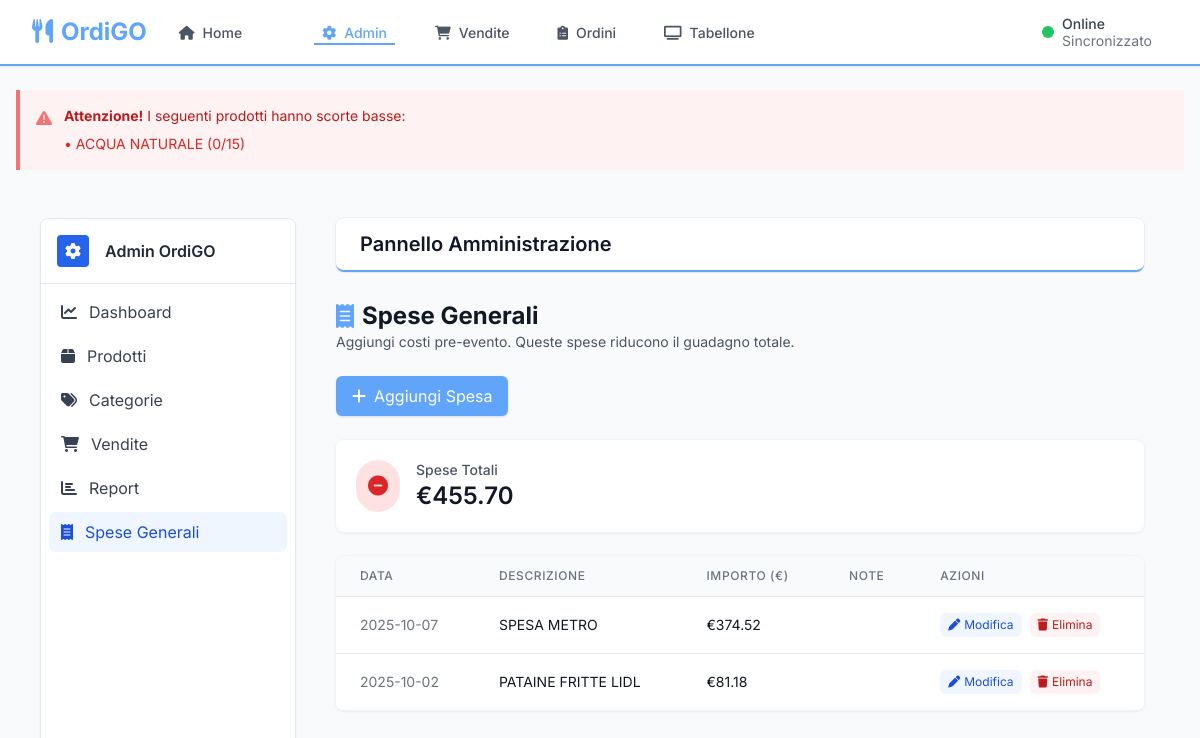
/index.php?route=admin&page=general_expenses, run on the app's committed database.
### tables this page shows
CREATE TABLE products (
            id INTEGER PRIMARY KEY AUTOINCREMENT,
            name VARCHAR(200) NOT NULL,
            description TEXT,
            purchase_price DECIMAL(10,2) NOT NULL,
            category_id INTEGER,
            stock_quantity INTEGER DEFAULT 0,
            min_stock_level INTEGER DEFAULT 5,
            image_url VARCHAR(500),
            active BOOLEAN DEFAULT 1,
            created_at DATETIME DEFAULT CURRENT_TIMESTAMP,
            updated_at DATETIME DEFAULT CURRENT_TIMESTAMP, selling_price DECIMAL(10,2) DEFAULT 0,
            FOREIGN KEY (category_id) REFERENCES categories(id) ON DELETE SET NULL
        );

CREATE TABLE general_expenses (
            id INTEGER PRIMARY KEY AUTOINCREMENT,
            description VARCHAR(200) NOT NULL,
            amount DECIMAL(10,2) NOT NULL,
            notes TEXT,
            created_at DATETIME DEFAULT CURRENT_TIMESTAMP
        , expense_date DATE);

### admin/general_expenses.php (the view, shortened to what the rows shown need)
<?php
$db = Database::getInstance();
$expenses = $db->query("SELECT id, description, amount, notes, expense_date, created_at FROM general_expenses ORDER BY expense_date DESC, created_at DESC")->fetchAll();
?>
<div class="max-w-5xl mx-auto">
    <div class="mb-6">
        <h2 class="text-2xl font-bold text-gray-900 flex items-center">
            <i class="fas fa-receipt mr-2 text-primary"></i>Spese Generali
        </h2>
    </div>
    <div class="bg-white rounded-lg shadow overflow-hidden ring-1 ring-gray-100">
        <table class="min-w-full divide-y divide-gray-200">
            <thead class="bg-gray-50">
                <tr>
                    <th class="px-6 py-3 text-left text-xs font-medium text-gray-500 uppercase tracking-wider">Data</th>
                    <th class="px-6 py-3 text-left text-xs font-medium text-gray-500 uppercase tracking-wider">Descrizione</th>
                    <th class="px-6 py-3 text-left text-xs font-medium text-gray-500 uppercase tracking-wider">Importo (€)</th>
                    <th class="px-6 py-3 text-left text-xs font-medium text-gray-500 uppercase tracking-wider">Note</th>
                    <th class="px-6 py-3 text-left text-xs font-medium text-gray-500 uppercase tracking-wider">Azioni</th>
                </tr>
            </thead>
            <tbody class="bg-white divide-y divide-gray-200">
                <?php foreach ($expenses as $e): ?>
                <tr>
                    <td class="px-6 py-4 whitespace-nowrap text-sm text-gray-500"><?= htmlspecialchars($e['expense_date'] ? date('Y-m-d', strtotime($e['expense_date'])) : date('Y-m-d', strtotime($e['created_at']))) ?></td>
                    <td class="px-6 py-4 whitespace-nowrap text-sm text-gray-900"><?= htmlspecialchars($e['description']) ?></td>
                    <td class="px-6 py-4 whitespace-nowrap text-sm text-gray-900">€<?= number_format($e['amount'], 2) ?></td>
                    <td class="px-6 py-4 whitespace-nowrap text-sm text-gray-500"><?= htmlspecialchars($e['notes'] ?? '') ?></td>
                    <td class="px-6 py-4 whitespace-nowrap text-sm">
                        <div class="flex items-center gap-2">
                            <button type="button" class="inline-flex items-center px-2 py-1 text-xs rounded-md bg-blue-50 text-blue-700 hover:bg-blue-100 edit-expense-btn"
                                data-id="<?= intval($e['id']) ?>"
                                data-description="<?= htmlspecialchars($e['description'], ENT_QUOTES) ?>"
                                data-amount="<?= number_format((float)$e['amount'], 2, '.', '') ?>"
                                data-date="<?= htmlspecialchars(($e['expense_date'] ? date('Y-m-d', strtotime($e['expense_date'])) : date('Y-m-d', strtotime($e['created_at']))), ENT_QUOTES) ?>"
                                data-notes="<?= htmlspecialchars(($e['notes'] ?? ''), ENT_QUOTES) ?>">
                                <i class="fas fa-pen mr-1"></i>Modifica
                            </button>
                            <form method="POST" action="?route=admin&page=general_expenses" class="inline" onsubmit="return confirm('Confermi l\'eliminazione?');">
                                <button type="submit" class="inline-flex items-center px-2 py-1 text-xs rounded-md bg-red-50 text-red-700 hover:bg-red-100">
                                    <i class="fas fa-trash mr-1"></i>Elimina
                                </button>
                            </form>
                        </div>
                    </td>
                </tr>
                <?php endforeach; ?>
            </tbody>
        </table>
    </div>
</div>

### templates/header.php (shortened to what the rows shown need)
<!DOCTYPE html>
<html lang="it">
<head>
    <?php
        $twPath = __DIR__ . '/../assets/tailwind.css';
        $twVer = file_exists($twPath) ? filemtime($twPath) : time();
    ?>
    <link rel="stylesheet" href="<?= asset_path('assets/tailwind.css') . '?v=' . $twVer ?>">
    <script src="https://cdn.tailwindcss.com"></script>
    <link rel="stylesheet" href="https://cdnjs.cloudflare.com/ajax/libs/font-awesome/6.0.0/css/all.min.css">
</head>
<body class="bg-gray-50 min-h-screen text-gray-800 font-sans">
    <nav class="bg-white/90 backdrop-blur-md shadow-sm ring-1 ring-gray-200/60" x-data="{ mobileOpen: false }" @keydown.escape="mobileOpen = false" style="border-bottom: 2px solid #60a5fa;">
        <div class="max-w-7xl mx-auto px-4 sm:px-6 lg:px-8">
            <div class="flex justify-between h-16">
                <div class="flex items-center">
                    <div class="flex-shrink-0">
                        <h1 class="text-2xl font-bold text-primary">
                            <i class="fas fa-utensils mr-2"></i>OrdiGO
                        </h1>
                    </div>
                </div>
            </div>
        </div>
    </nav>
    <main class="<?= ($route == 'admin') ? 'py-6 px-4' : 'max-w-7xl mx-auto py-6 sm:px-6 lg:px-8' ?>">
        <div id="global-low-stock-root">
        <?php
        try {
            $db = getDB();
            $stmt = $db->query("
                SELECT name, stock_quantity, min_stock_level
                FROM products
                WHERE stock_quantity <= min_stock_level AND active = 1
            ");
            $scorte_basse = $stmt->fetchAll();
            if (!empty($scorte_basse)): ?>
                <div class="mb-6 bg-red-50 border-l-4 border-red-400 p-4">
                    <div class="flex">
                        <div class="ml-3">
                            <ul id="global-low-stock-list" class="mt-2 text-sm text-red-600">
                                <?php foreach ($scorte_basse as $prodotto): ?>
                                    <li>• <?= htmlspecialchars($prodotto['name']) ?> (<?= (int)$prodotto['stock_quantity'] ?>/<?= (int)$prodotto['min_stock_level'] ?>)</li>
                                <?php endforeach; ?>
                            </ul>
                        </div>
                    </div>
                </div>
            <?php endif;
        } catch (Exception $e) {
        }
        ?>
        </div>

### data on the page
products: name "ACQUA NATURALE", stock_quantity "0", min_stock_level "15"
general_expenses: expense_date "2025-10-07", description "SPESA METRO", amount "374.52"
general_expenses: expense_date "2025-10-02", description "PATAINE FRITTE LIDL", amount "81.18"

### other printed values
$total_expenses "455.70"
